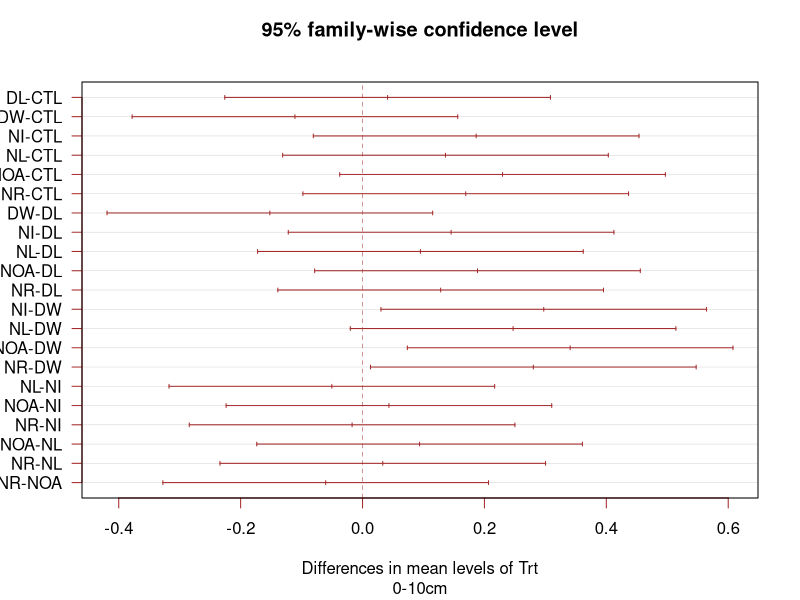
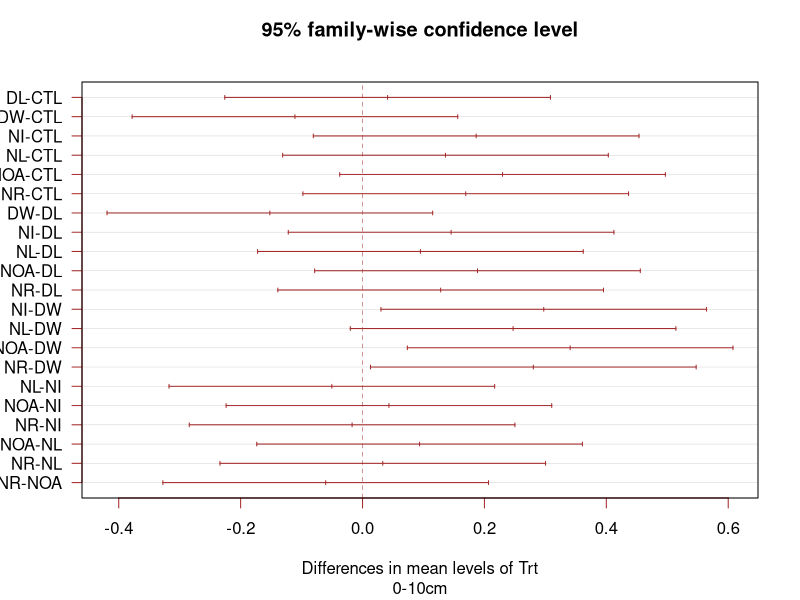

R code for these plots, in order:
# library
library(dplyr)
library(multcompView)

setwd("C:/github/DIRT20/Stats/Bulk density")

data <- read.csv("DIRT20_Bulkdensity_0-10cm_by plot.csv") 

# What is the effect of the treatment on the value ?
attach(data)
model=lm(bulkden_mean ~ Trt )
ANOVA=aov(model)

# Tukey test to study each pair of treatment :
TUKEY <- TukeyHSD(x=ANOVA, 'Trt', conf.level=0.95)

# Tuckey test representation :
plot(TUKEY , las=1 , col="brown", sub="0-10cm")

#Save TukeyHSD plot
jpeg('DIRT20_bulk density_TukeyHSD_0-10cm.jpg')
plot(TUKEY , las=1 , col="brown", sub="0-10cm")
dev.off()

#Save tukeyHSD table
write.csv(as.data.frame(TUKEY$Trt), "DIRT20_bulk density_TukeyHSD_0-10cm.csv")
